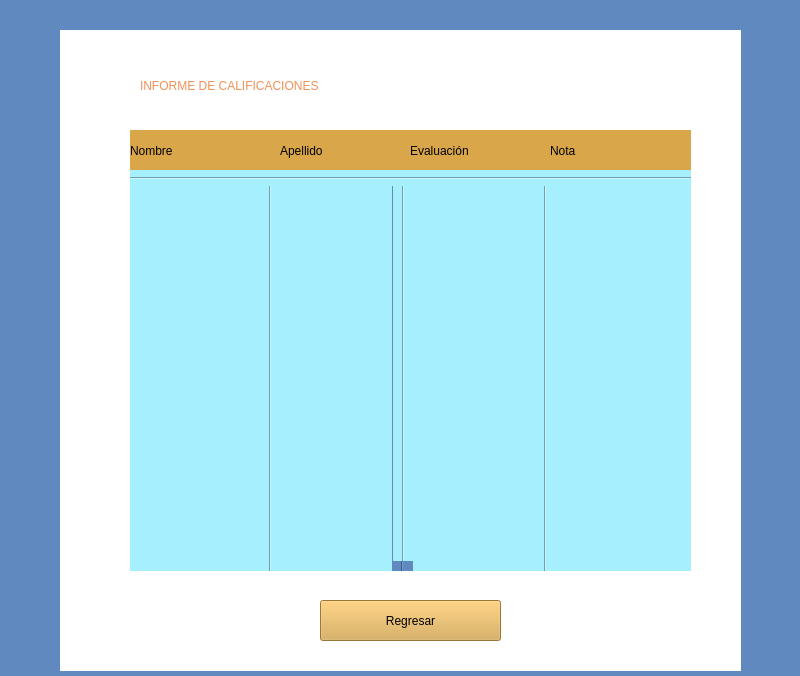
<?xml version="1.0" encoding="UTF-8"?>
<ui version="4.0">
 <class>informe</class>
 <widget class="QWidget" name="informe">
  <property name="geometry">
   <rect>
    <x>0</x>
    <y>0</y>
    <width>800</width>
    <height>676</height>
   </rect>
  </property>
  <property name="windowTitle">
   <string>Form</string>
  </property>
  <property name="styleSheet">
   <string notr="true">background-color: rgb(96, 137, 191);</string>
  </property>
  <widget class="QLabel" name="label">
   <property name="geometry">
    <rect>
     <x>60</x>
     <y>30</y>
     <width>681</width>
     <height>641</height>
    </rect>
   </property>
   <property name="styleSheet">
    <string notr="true">background-color: rgb(255, 255, 255);</string>
   </property>
   <property name="text">
    <string/>
   </property>
  </widget>
  <widget class="QLabel" name="label_2">
   <property name="geometry">
    <rect>
     <x>140</x>
     <y>50</y>
     <width>541</width>
     <height>71</height>
    </rect>
   </property>
   <property name="styleSheet">
    <string notr="true">font: 700 28pt &quot;Segoe UI&quot;;
color: rgb(242, 144, 87);
background-color: rgb(255, 255, 255);</string>
   </property>
   <property name="text">
    <string>INFORME DE CALIFICACIONES</string>
   </property>
  </widget>
  <widget class="QLabel" name="label_3">
   <property name="geometry">
    <rect>
     <x>130</x>
     <y>130</y>
     <width>151</width>
     <height>41</height>
    </rect>
   </property>
   <property name="styleSheet">
    <string notr="true">font: 700 11pt &quot;Segoe UI&quot;;
background-color: rgb(217, 167, 74);</string>
   </property>
   <property name="text">
    <string>Nombre</string>
   </property>
  </widget>
  <widget class="QLabel" name="label_4">
   <property name="geometry">
    <rect>
     <x>280</x>
     <y>130</y>
     <width>131</width>
     <height>41</height>
    </rect>
   </property>
   <property name="styleSheet">
    <string notr="true">background-color: rgb(217, 167, 74);
font: 700 11pt &quot;Segoe UI&quot;;</string>
   </property>
   <property name="text">
    <string>Apellido</string>
   </property>
  </widget>
  <widget class="QLabel" name="label_5">
   <property name="geometry">
    <rect>
     <x>410</x>
     <y>130</y>
     <width>141</width>
     <height>41</height>
    </rect>
   </property>
   <property name="styleSheet">
    <string notr="true">background-color: rgb(217, 167, 74);
font: 700 11pt &quot;Segoe UI&quot;;</string>
   </property>
   <property name="text">
    <string>Evaluación</string>
   </property>
  </widget>
  <widget class="QLabel" name="label_6">
   <property name="geometry">
    <rect>
     <x>550</x>
     <y>130</y>
     <width>141</width>
     <height>41</height>
    </rect>
   </property>
   <property name="styleSheet">
    <string notr="true">background-color: rgb(217, 167, 74);
font: 700 11pt &quot;Segoe UI&quot;;</string>
   </property>
   <property name="text">
    <string>Nota</string>
   </property>
  </widget>
  <widget class="Line" name="line">
   <property name="geometry">
    <rect>
     <x>130</x>
     <y>130</y>
     <width>281</width>
     <height>441</height>
    </rect>
   </property>
   <property name="styleSheet">
    <string notr="true">
background-color: rgb(165, 239, 255);</string>
   </property>
   <property name="orientation">
    <enum>Qt::Vertical</enum>
   </property>
  </widget>
  <widget class="Line" name="line_2">
   <property name="geometry">
    <rect>
     <x>400</x>
     <y>130</y>
     <width>291</width>
     <height>441</height>
    </rect>
   </property>
   <property name="styleSheet">
    <string notr="true">
background-color: rgb(165, 239, 255);</string>
   </property>
   <property name="orientation">
    <enum>Qt::Vertical</enum>
   </property>
  </widget>
  <widget class="Line" name="line_3">
   <property name="geometry">
    <rect>
     <x>393</x>
     <y>130</y>
     <width>20</width>
     <height>431</height>
    </rect>
   </property>
   <property name="styleSheet">
    <string notr="true">
background-color: rgb(165, 239, 255);</string>
   </property>
   <property name="orientation">
    <enum>Qt::Vertical</enum>
   </property>
  </widget>
  <widget class="Line" name="line_4">
   <property name="geometry">
    <rect>
     <x>392</x>
     <y>130</y>
     <width>21</width>
     <height>441</height>
    </rect>
   </property>
   <property name="orientation">
    <enum>Qt::Vertical</enum>
   </property>
  </widget>
  <widget class="Line" name="line_5">
   <property name="geometry">
    <rect>
     <x>130</x>
     <y>170</y>
     <width>561</width>
     <height>16</height>
    </rect>
   </property>
   <property name="styleSheet">
    <string notr="true">
background-color: rgb(165, 239, 255);</string>
   </property>
   <property name="orientation">
    <enum>Qt::Horizontal</enum>
   </property>
  </widget>
  <widget class="QPushButton" name="botonCancelar">
   <property name="geometry">
    <rect>
     <x>320</x>
     <y>600</y>
     <width>181</width>
     <height>41</height>
    </rect>
   </property>
   <property name="styleSheet">
    <string notr="true">background-color: rgb(217, 167, 74);
font: 700 14pt &quot;Segoe UI&quot;;</string>
   </property>
   <property name="text">
    <string>Regresar</string>
   </property>
  </widget>
  <zorder>label</zorder>
  <zorder>line</zorder>
  <zorder>line_2</zorder>
  <zorder>line_4</zorder>
  <zorder>line_3</zorder>
  <zorder>label_2</zorder>
  <zorder>label_3</zorder>
  <zorder>label_4</zorder>
  <zorder>label_5</zorder>
  <zorder>label_6</zorder>
  <zorder>line_5</zorder>
  <zorder>botonCancelar</zorder>
 </widget>
 <resources/>
 <connections/>
</ui>
